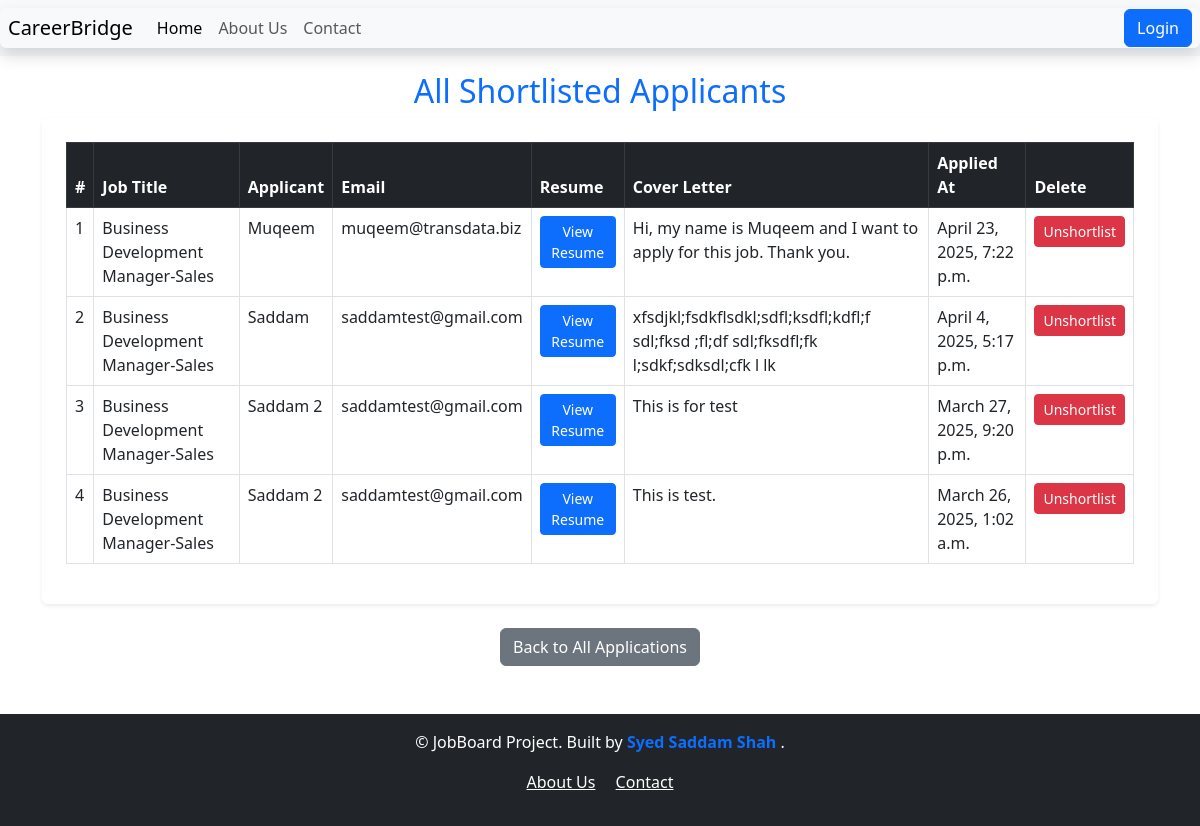
The app's page /shortlisted/ with its own data.
### job/models.py (models this page shows, shortened)
class JobApplication(models.Model):
    job = models.ForeignKey(Job, on_delete= models.CASCADE)
    user = models.ForeignKey(User, on_delete=models.CASCADE, null= True, blank=True)
    applicant_name = models.CharField(max_length= 100)
    email = models.EmailField()
    resume = models.FileField(upload_to='resumes/%Y/%m/%d/')
    cover_letter = models.TextField()
    applied_at = models.DateTimeField(auto_now_add=True)
    is_shortlisted = models.BooleanField(default=False)
    class Meta:
        ordering = ['-applied_at']
        verbose_name = 'Job Application'
        verbose_name_plural = 'Job Applications'

class Job(models.Model):
    JOB_TYPES = [
        ('Full-time', 'Full-time'),
        ('Part-time', 'Part-time'),
        ('Remote', 'Remote'),
        ('Internship', 'Internship'),
    ]
    title = models.CharField(max_length=200)
    company_name = models.CharField(max_length=200)
    description = models.TextField()
    location = models.CharField(max_length=100)
    salary = models.DecimalField(max_digits=10, decimal_places=2, null= True, blank=True)
    job_type = models.CharField(max_length=20, choices=JOB_TYPES, default='Full-time')
    date_of_posting = models.DateTimeField(auto_now_add= True)
    class Meta:
        ordering = ['-date_of_posting']
        verbose_name = 'Job Posting'
        verbose_name_plural = 'Job Postings'

### job/views.py (the view)
# urls.py: path('shortlisted/', views.all_shortlisted_applicants, name='all_shortlisted_applicants'),
def all_shortlisted_applicants(request):
    shortlisted = JobApplication.objects.filter(is_shortlisted=True)
    return render(request, 'all_shortlisted_applicants.html', {'shortlisted': shortlisted})

### job/templates/all_shortlisted_applicants.html (shortened to what this page needs)
{% extends 'base.html' %}
{% block content %}
<div class="container mt-3">
    <h2 class="text-center mb-2 text-primary">All Shortlisted Applicants</h2>
    {% if shortlisted %}
    <div class="table-responsive bg-white p-4 shadow-sm rounded">
        <table class="table table-bordered table-hover">
            <thead class="table-dark">
                <tr>
                    <th>#</th>
                    <th>Job Title</th>
                    <th>Applicant</th>
                    <th>Email</th>
                    <th>Resume</th>
                    <th>Cover Letter</th>
                    <th>Applied At</th>
                    <th>Delete</th>
                </tr>
            </thead>
            <tbody>
                {% for applicant in shortlisted %}
                <tr>
                    <td>{{ forloop.counter }}</td>
                    <td>{{ applicant.job.title }}</td>
                    <td>{{ applicant.applicant_name }}</td>
                    <td>{{ applicant.email }}</td>
                    <td>
                        <a href="{{ applicant.resume.url }}" class="btn btn-sm btn-primary" target="_blank">View Resume</a>
                    </td>
                    <td>{{ applicant.cover_letter|truncatewords:20 }}</td>
                    <td>{{ applicant.applied_at }}</td>
                    <td><form action="{% url 'unshortlist_applicant' applicant.id %}" method="post" style="display:inline;">
                        <button type="submit" class="btn btn-danger btn-sm">Unshortlist</button>
                    </form></td>
                </tr>
                {% endfor %}
            </tbody>
        </table>
    </div>
    {% else %}
        <p class="text-center text-muted">No shortlisted applicants found.</p>
    {% endif %}
    <div class="text-center mt-4">
        <a href="{% url 'all_applications' %}" class="btn btn-secondary">Back to All Applications</a>
    </div>
</div>
{% endblock %}

### records on screen
JobApplication: job "Business Development Manager-Sales", applicant_name "Muqeem", email "muqeem@transdata.biz", cover_letter "Hi, my name is Muqeem and I want to apply for this job. Thank you.", applied_at "April 23, 2025, 7:22 p.m."
JobApplication: job "Business Development Manager-Sales", applicant_name "Saddam", email "saddamtest@gmail.com", cover_letter "xfsdjkl;fsdkflsdkl;sdfl;ksdfl;kdfl;f sdl;fksd ;fl;df sdl;fksdfl;fk l;sdkf;sdksdl;cfk l lk", applied_at "April 4, 2025, 5:17 p.m."
JobApplication: job "Business Development Manager-Sales", applicant_name "Saddam 2", email "saddamtest@gmail.com", cover_letter "This is for test", applied_at "March 27, 2025, 9:20 p.m."
JobApplication: job "Business Development Manager-Sales", applicant_name "Saddam 2", email "saddamtest@gmail.com", cover_letter "This is test.", applied_at "March 26, 2025, 1:02 a.m."
